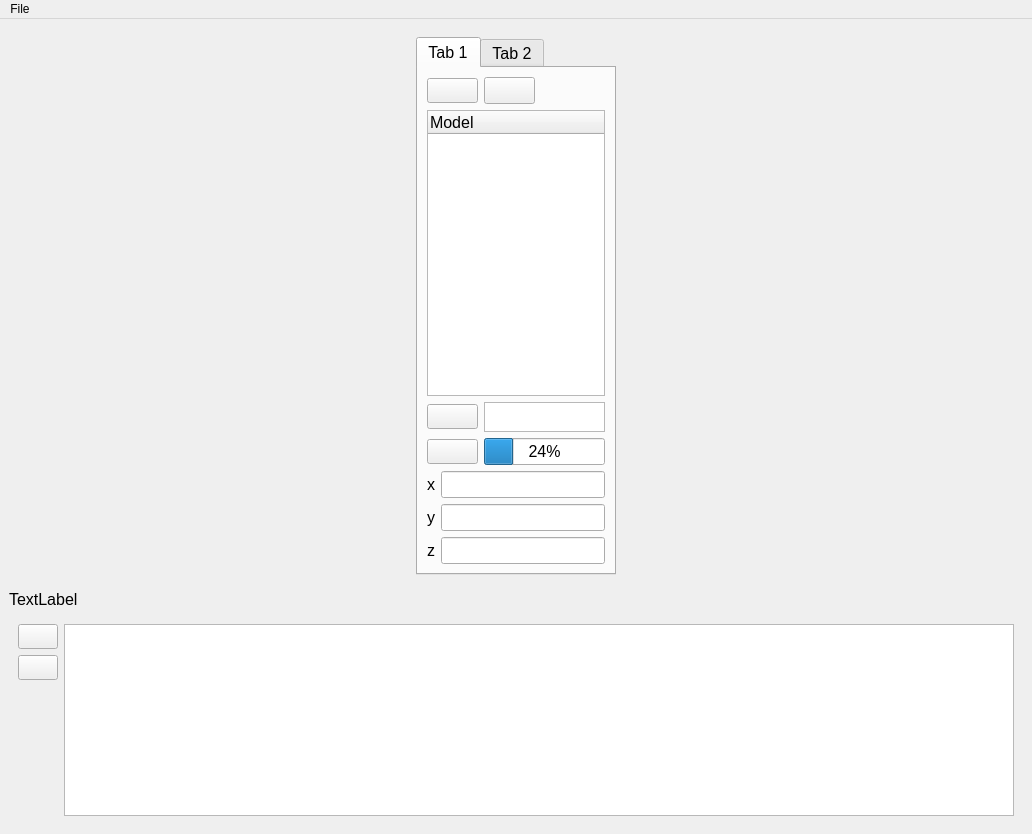
<?xml version="1.0" encoding="UTF-8"?>
<ui version="4.0">
 <class>MainWindow</class>
 <widget class="QMainWindow" name="MainWindow">
  <property name="geometry">
   <rect>
    <x>0</x>
    <y>0</y>
    <width>1032</width>
    <height>834</height>
   </rect>
  </property>
  <property name="windowTitle">
   <string>MainWindow</string>
  </property>
  <widget class="QWidget" name="centralwidget">
   <property name="maximumSize">
    <size>
     <width>1032</width>
     <height>831</height>
    </size>
   </property>
   <layout class="QVBoxLayout" name="verticalLayout_2">
    <item>
     <widget class="QWidget" name="workWidget" native="true">
      <layout class="QHBoxLayout" name="horizontalLayout">
       <item>
        <layout class="QVBoxLayout" name="viewerControl"/>
       </item>
       <item>
        <widget class="QTabWidget" name="tabWidget">
         <property name="maximumSize">
          <size>
           <width>200</width>
           <height>16777215</height>
          </size>
         </property>
         <property name="font">
          <font>
           <pointsize>12</pointsize>
          </font>
         </property>
         <property name="currentIndex">
          <number>0</number>
         </property>
         <widget class="QWidget" name="tab_3">
          <attribute name="title">
           <string>Tab 1</string>
          </attribute>
          <layout class="QGridLayout" name="gridLayout_2">
           <item row="5" column="0" colspan="4">
            <layout class="QGridLayout" name="gridLayout">
             <item row="1" column="0">
              <widget class="QLabel" name="label_2">
               <property name="font">
                <font>
                 <pointsize>12</pointsize>
                </font>
               </property>
               <property name="text">
                <string>y</string>
               </property>
              </widget>
             </item>
             <item row="0" column="0">
              <widget class="QLabel" name="label">
               <property name="font">
                <font>
                 <pointsize>12</pointsize>
                </font>
               </property>
               <property name="text">
                <string>x</string>
               </property>
              </widget>
             </item>
             <item row="2" column="0">
              <widget class="QLabel" name="label_3">
               <property name="font">
                <font>
                 <pointsize>12</pointsize>
                </font>
               </property>
               <property name="text">
                <string>z</string>
               </property>
              </widget>
             </item>
             <item row="0" column="1">
              <widget class="QLineEdit" name="lineEdit"/>
             </item>
             <item row="1" column="1">
              <widget class="QLineEdit" name="lineEdit_3"/>
             </item>
             <item row="2" column="1">
              <widget class="QLineEdit" name="lineEdit_2"/>
             </item>
            </layout>
           </item>
           <item row="3" column="0">
            <widget class="QPushButton" name="setBottomButton">
             <property name="maximumSize">
              <size>
               <width>60</width>
               <height>25</height>
              </size>
             </property>
             <property name="text">
              <string/>
             </property>
            </widget>
           </item>
           <item row="0" column="0">
            <widget class="QPushButton" name="openFileButton">
             <property name="maximumSize">
              <size>
               <width>60</width>
               <height>25</height>
              </size>
             </property>
             <property name="text">
              <string/>
             </property>
            </widget>
           </item>
           <item row="4" column="0">
            <widget class="QPushButton" name="optimizeOriButton">
             <property name="maximumSize">
              <size>
               <width>60</width>
               <height>25</height>
              </size>
             </property>
             <property name="text">
              <string/>
             </property>
            </widget>
           </item>
           <item row="0" column="1">
            <widget class="QPushButton" name="clearModelButton">
             <property name="maximumSize">
              <size>
               <width>60</width>
               <height>30</height>
              </size>
             </property>
             <property name="text">
              <string/>
             </property>
            </widget>
           </item>
           <item row="4" column="1" colspan="3">
            <widget class="QProgressBar" name="progressBar">
             <property name="value">
              <number>24</number>
             </property>
            </widget>
           </item>
           <item row="3" column="1" colspan="3">
            <widget class="QTextEdit" name="textEdit">
             <property name="maximumSize">
              <size>
               <width>16777215</width>
               <height>30</height>
              </size>
             </property>
            </widget>
           </item>
           <item row="1" column="0" colspan="4">
            <widget class="QTreeWidget" name="treeWidget">
             <property name="maximumSize">
              <size>
               <width>16777215</width>
               <height>300</height>
              </size>
             </property>
             <property name="font">
              <font>
               <pointsize>12</pointsize>
              </font>
             </property>
             <column>
              <property name="text">
               <string notr="true">Model</string>
              </property>
             </column>
            </widget>
           </item>
          </layout>
         </widget>
         <widget class="QWidget" name="tab_4">
          <attribute name="title">
           <string>Tab 2</string>
          </attribute>
         </widget>
        </widget>
       </item>
      </layout>
     </widget>
    </item>
    <item>
     <widget class="QLabel" name="statusLabel">
      <property name="font">
       <font>
        <pointsize>12</pointsize>
       </font>
      </property>
      <property name="text">
       <string>TextLabel</string>
      </property>
     </widget>
    </item>
    <item>
     <widget class="QWidget" name="logWidget" native="true">
      <layout class="QGridLayout" name="gridLayout_3">
       <item row="0" column="1" rowspan="4">
        <widget class="QTextBrowser" name="logTextOutput">
         <property name="maximumSize">
          <size>
           <width>1000</width>
           <height>400</height>
          </size>
         </property>
        </widget>
       </item>
       <item row="0" column="0">
        <widget class="QPushButton" name="clearLogButton">
         <property name="maximumSize">
          <size>
           <width>60</width>
           <height>25</height>
          </size>
         </property>
         <property name="text">
          <string/>
         </property>
        </widget>
       </item>
       <item row="1" column="0">
        <widget class="QPushButton" name="saveLogButton">
         <property name="maximumSize">
          <size>
           <width>60</width>
           <height>25</height>
          </size>
         </property>
         <property name="text">
          <string/>
         </property>
        </widget>
       </item>
      </layout>
     </widget>
    </item>
   </layout>
  </widget>
  <widget class="QMenuBar" name="menubar">
   <property name="geometry">
    <rect>
     <x>0</x>
     <y>0</y>
     <width>1032</width>
     <height>22</height>
    </rect>
   </property>
   <widget class="QMenu" name="menuFile">
    <property name="title">
     <string>File</string>
    </property>
    <addaction name="actionopen_file"/>
    <addaction name="actionsave_file"/>
   </widget>
   <addaction name="menuFile"/>
  </widget>
  <action name="actionopen_file">
   <property name="text">
    <string>open file</string>
   </property>
  </action>
  <action name="actionsave_file">
   <property name="text">
    <string>save file</string>
   </property>
  </action>
 </widget>
 <resources/>
 <connections/>
</ui>
